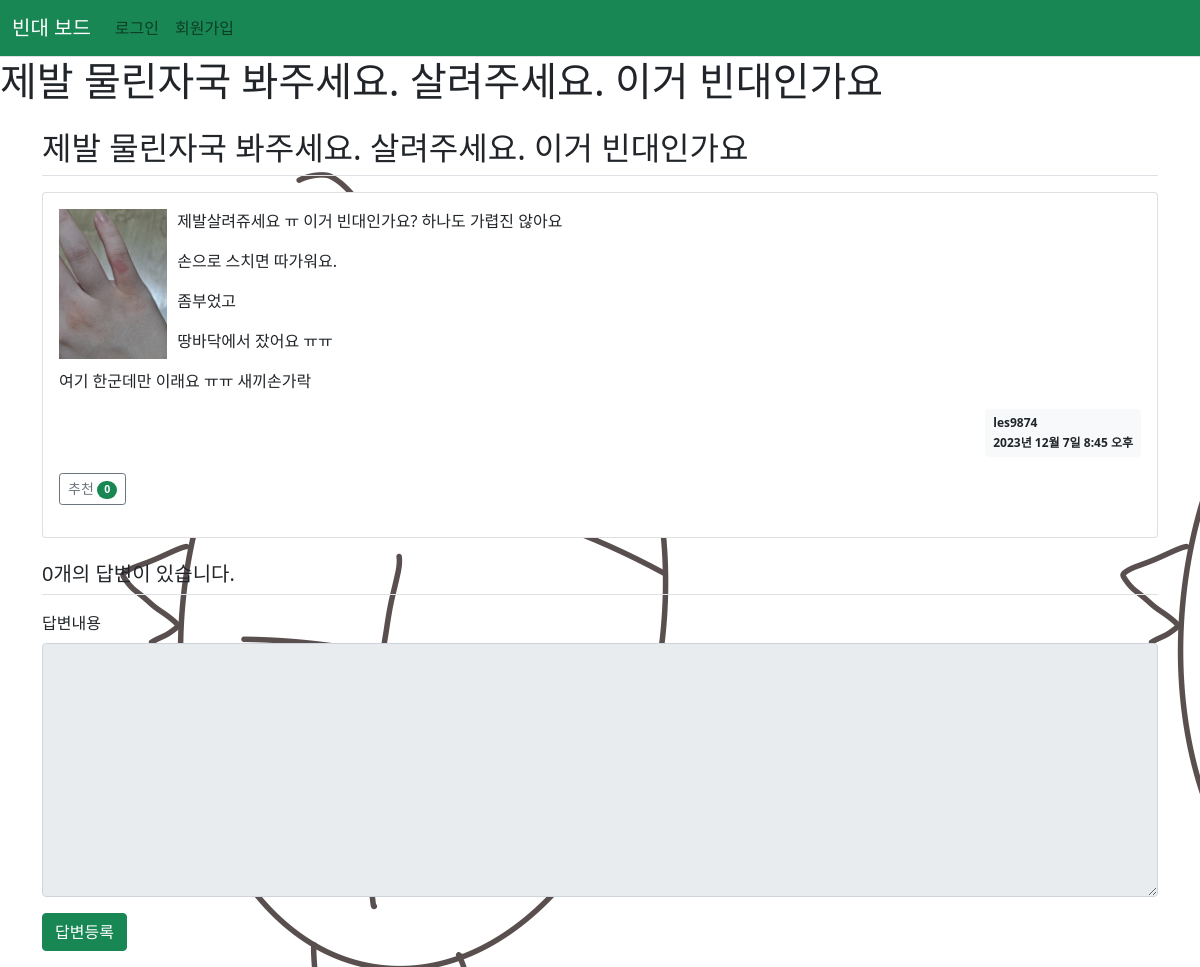
The app's page /pybo/37/ with its own data.
### pybo/models.py (models this page shows, shortened)
class Question(models.Model):
    author = models.ForeignKey(User, on_delete=models.CASCADE, related_name='author_question')
    subject = models.CharField(max_length=200)
    content = models.TextField()
    create_date = models.DateTimeField()
    imgfile = models.ImageField(null=True, upload_to="static/", blank=True) # 이미지 컬럼 추가
    modify_date = models.DateTimeField(null=True, blank=True)
    voter = models.ManyToManyField(User, related_name='voter_question')  # 추천인 추가

### pybo/views/base_views.py (the view)
def detail(request, question_id):
    question = get_object_or_404(Question, pk=question_id)
    context = {'question': question}
    return render(request, 'pybo/question_detail.html', context)

### pybo/templatetags/pybo_filter.py (called while the page is built)
@register.filter
def mark(value):
    extensions = ["nl2br", "fenced_code"]
    return mark_safe(markdown.markdown(value, extensions=extensions))

### templates/pybo/question_detail.html (shortened to what this page needs)
{% extends 'base.html' %}
{% load pybo_filter %}
{% block content %}
<body>
    <h1>{{ question.subject }}</h1>
    <div class="container my-3">
        <h2 class="border-bottom py-2">{{ question.subject }}</h2>
        <div class="card my-3">
            <div class="card-body">
                {% if question.imgfile %}
                <div style="width:10%; height:150px; float:left; margin-right:10px;">
                    <img src="/{{ question.imgfile }}">
                </div>
                {% endif %}
                <div class="card-text">{{ question.content|mark }}</div>
                <div class="d-flex justify-content-end">
                    <div class="badge bg-light text-dark p-2 text-start">
                        <div class="mb-2">{{ question.author.username }}</div>
                        <div>{{ question.create_date }}</div>
                    </div>
                </div>
                <div class="my-3">
                    <a href="javascript:void(0)" data-uri="{% url 'pybo:question_vote' question.id  %}"
                        class="recommend btn btn-sm btn-outline-secondary"> 추천
                        <span class="badge rounded-pill bg-success">{{question.voter.count}}</span>
                    </a>
                </div>
            </div>
        </div>
        <h5 class="border-bottom my-3 py-2">{{question.answer_set.count}}개의 답변이 있습니다.</h5>
            <form action="{% url 'pybo:answer_create' question.id %}" method="post" class="my-3">
                <div class="mb-3">
                    <label for="content" class="form-label">답변내용</label>
                    <textarea {% if not user.is_authenticated %}disabled{% endif %} name="content" id="content"
                        class="form-control" rows="10"></textarea>
                </div>
                <input type="submit" value="답변등록" class="btn btn-success">
            </form>
        </div>
        {% endblock %}

### records on screen
Question: subject "제발 물린자국 봐주세요. 살려주세요. 이거 빈대인가요", imgfile (picture), content|mark "제발살려쥬세요 ㅠ 이거 빈대인가요? 하나도 가렵진 않아요 손으로 스치면 따가워요. 좀부었고 땅바닥에서 잤어요 ㅠㅠ 여기 한군데만 이래요 ㅠㅠ 새끼손가락", author.username "les9874", create_date "2023년 12월 7일 8:45 오후", voter.count "0", answer_set.count "0"
